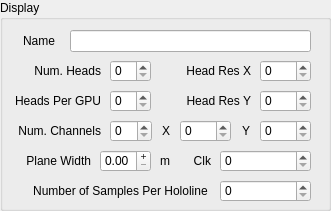
     <widget class="QGroupBox" name="displaySettingsGroupBox">
      <property name="geometry">
       <rect>
        <x>290</x>
        <y>150</y>
        <width>331</width>
        <height>211</height>
       </rect>
      </property>
      <property name="title">
       <string>Display</string>
      </property>
      <widget class="QLineEdit" name="friendlyNameLineEdit">
       <property name="geometry">
        <rect>
         <x>70</x>
         <y>30</y>
         <width>241</width>
         <height>22</height>
        </rect>
       </property>
       <property name="toolTip">
        <string>&lt;html&gt;&lt;head/&gt;&lt;body&gt;&lt;p&gt;Sets the friendly name of the display&lt;/p&gt;&lt;/body&gt;&lt;/html&gt;</string>
       </property>
       <property name="text">
        <string/>
       </property>
       <property name="alignment">
        <set>Qt::AlignCenter</set>
       </property>
      </widget>
      <widget class="QLabel" name="displayNameLabel">
       <property name="geometry">
        <rect>
         <x>14</x>
         <y>30</y>
         <width>41</width>
         <height>21</height>
        </rect>
       </property>
       <property name="text">
        <string>Name</string>
       </property>
       <property name="alignment">
        <set>Qt::AlignRight|Qt::AlignTrailing|Qt::AlignVCenter</set>
       </property>
      </widget>
      <widget class="QLabel" name="numHeadsLabel">
       <property name="geometry">
        <rect>
         <x>10</x>
         <y>60</y>
         <width>91</width>
         <height>21</height>
        </rect>
       </property>
       <property name="text">
        <string>Num. Heads</string>
       </property>
       <property name="alignment">
        <set>Qt::AlignRight|Qt::AlignTrailing|Qt::AlignVCenter</set>
       </property>
      </widget>
      <widget class="QLabel" name="headsPerGPULabel">
       <property name="geometry">
        <rect>
         <x>10</x>
         <y>90</y>
         <width>91</width>
         <height>21</height>
        </rect>
       </property>
       <property name="text">
        <string>Heads Per GPU</string>
       </property>
       <property name="alignment">
        <set>Qt::AlignRight|Qt::AlignTrailing|Qt::AlignVCenter</set>
       </property>
      </widget>
      <widget class="QLabel" name="headResXLabel">
       <property name="geometry">
        <rect>
         <x>180</x>
         <y>60</y>
         <width>71</width>
         <height>21</height>
        </rect>
       </property>
       <property name="text">
        <string>Head Res X</string>
       </property>
       <property name="alignment">
        <set>Qt::AlignRight|Qt::AlignTrailing|Qt::AlignVCenter</set>
       </property>
      </widget>
      <widget class="QLabel" name="headResYLabel">
       <property name="geometry">
        <rect>
         <x>180</x>
         <y>90</y>
         <width>71</width>
         <height>21</height>
        </rect>
       </property>
       <property name="text">
        <string>Head Res Y</string>
       </property>
       <property name="alignment">
        <set>Qt::AlignRight|Qt::AlignTrailing|Qt::AlignVCenter</set>
       </property>
      </widget>
      <widget class="QLabel" name="numChannelsLabel">
       <property name="geometry">
        <rect>
         <x>10</x>
         <y>120</y>
         <width>91</width>
         <height>21</height>
        </rect>
       </property>
       <property name="text">
        <string>Num. Channels</string>
       </property>
       <property name="alignment">
        <set>Qt::AlignRight|Qt::AlignTrailing|Qt::AlignVCenter</set>
       </property>
      </widget>
      <widget class="QLabel" name="headResSpecLabel">
       <property name="geometry">
        <rect>
         <x>150</x>
         <y>120</y>
         <width>20</width>
         <height>21</height>
        </rect>
       </property>
       <property name="text">
        <string>X</string>
       </property>
       <property name="alignment">
        <set>Qt::AlignRight|Qt::AlignTrailing|Qt::AlignVCenter</set>
       </property>
      </widget>
      <widget class="QLabel" name="headResYSpecLabel">
       <property name="geometry">
        <rect>
         <x>230</x>
         <y>120</y>
         <width>20</width>
         <height>21</height>
        </rect>
       </property>
       <property name="text">
        <string>Y</string>
       </property>
       <property name="alignment">
        <set>Qt::AlignRight|Qt::AlignTrailing|Qt::AlignVCenter</set>
       </property>
      </widget>
      <widget class="QLabel" name="numSamplesPerHololineLabel">
       <property name="geometry">
        <rect>
         <x>10</x>
         <y>180</y>
         <width>201</width>
         <height>21</height>
        </rect>
       </property>
       <property name="text">
        <string>Number of Samples Per Hololine </string>
       </property>
       <property name="alignment">
        <set>Qt::AlignRight|Qt::AlignTrailing|Qt::AlignVCenter</set>
       </property>
      </widget>
      <widget class="QLabel" name="clockRateLabel">
       <property name="geometry">
        <rect>
         <x>190</x>
         <y>150</y>
         <width>21</width>
         <height>21</height>
        </rect>
       </property>
       <property name="text">
        <string>Clk</string>
       </property>
       <property name="alignment">
        <set>Qt::AlignRight|Qt::AlignTrailing|Qt::AlignVCenter</set>
       </property>
      </widget>
      <widget class="QLabel" name="planeWidthLabel">
       <property name="geometry">
        <rect>
         <x>20</x>
         <y>150</y>
         <width>71</width>
         <height>21</height>
        </rect>
       </property>
       <property name="text">
        <string>Plane Width</string>
       </property>
       <property name="alignment">
        <set>Qt::AlignRight|Qt::AlignTrailing|Qt::AlignVCenter</set>
       </property>
      </widget>
      <widget class="QDoubleSpinBox" name="planeWidthDoubleSpinBox">
       <property name="geometry">
        <rect>
         <x>100</x>
         <y>150</y>
         <width>51</width>
         <height>22</height>
        </rect>
       </property>
       <property name="toolTip">
        <string>&lt;html&gt;&lt;head/&gt;&lt;body&gt;&lt;p&gt;Sets the physical width dimension of the hologram plane, in meters&lt;/p&gt;&lt;/body&gt;&lt;/html&gt;</string>
       </property>
       <property name="buttonSymbols">
        <enum>QAbstractSpinBox::PlusMinus</enum>
       </property>
       <property name="maximum">
        <double>0.500000000000000</double>
       </property>
       <property name="singleStep">
        <double>0.010000000000000</double>
       </property>
      </widget>
      <widget class="QLabel" name="planeWidthUnitsLabel">
       <property name="geometry">
        <rect>
         <x>160</x>
         <y>150</y>
         <width>16</width>
         <height>21</height>
        </rect>
       </property>
       <property name="text">
        <string>m</string>
       </property>
       <property name="alignment">
        <set>Qt::AlignLeading|Qt::AlignLeft|Qt::AlignVCenter</set>
       </property>
      </widget>
      <widget class="QSpinBox" name="clockRateSpinBox">
       <property name="geometry">
        <rect>
         <x>220</x>
         <y>150</y>
         <width>91</width>
         <height>22</height>
        </rect>
       </property>
       <property name="toolTip">
        <string>&lt;html&gt;&lt;head/&gt;&lt;body&gt;&lt;p&gt;Sets the pixel clockrate&lt;/p&gt;&lt;/body&gt;&lt;/html&gt;</string>
       </property>
       <property name="maximum">
        <number>999999999</number>
       </property>
      </widget>
      <widget class="QSpinBox" name="numHeadsSpinBox">
       <property name="geometry">
        <rect>
         <x>110</x>
         <y>60</y>
         <width>41</width>
         <height>22</height>
        </rect>
       </property>
       <property name="toolTip">
        <string>&lt;html&gt;&lt;head/&gt;&lt;body&gt;&lt;p&gt;Sets the number of heads total (counting all active VGA/DVI/DisplayPort ports)&lt;/p&gt;&lt;/body&gt;&lt;/html&gt;</string>
       </property>
      </widget>
      <widget class="QSpinBox" name="numHeadsPerGPUSpinBox">
       <property name="geometry">
        <rect>
         <x>110</x>
         <y>90</y>
         <width>41</width>
         <height>22</height>
        </rect>
       </property>
       <property name="toolTip">
        <string>&lt;html&gt;&lt;head/&gt;&lt;body&gt;&lt;p&gt;Sets the number of active heads per GPU&lt;/p&gt;&lt;/body&gt;&lt;/html&gt;</string>
       </property>
      </widget>
      <widget class="QSpinBox" name="numAOMChannelsSpinBox">
       <property name="geometry">
        <rect>
         <x>110</x>
         <y>120</y>
         <width>42</width>
         <height>22</height>
        </rect>
       </property>
       <property name="toolTip">
        <string>&lt;html&gt;&lt;head/&gt;&lt;body&gt;&lt;p&gt;Sets the number of channels on the AOM device&lt;/p&gt;&lt;/body&gt;&lt;/html&gt;</string>
       </property>
      </widget>
      <widget class="QSpinBox" name="xHeadResSpinBox">
       <property name="geometry">
        <rect>
         <x>260</x>
         <y>60</y>
         <width>51</width>
         <height>22</height>
        </rect>
       </property>
       <property name="toolTip">
        <string>&lt;html&gt;&lt;head/&gt;&lt;body&gt;&lt;p&gt;Sets the head resolution in X dimension, as reported by the OS&lt;/p&gt;&lt;/body&gt;&lt;/html&gt;</string>
       </property>
       <property name="maximum">
        <number>16384</number>
       </property>
       <property name="value">
        <number>0</number>
       </property>
      </widget>
      <widget class="QSpinBox" name="yHeadResSpinBox">
       <property name="geometry">
        <rect>
         <x>260</x>
         <y>90</y>
         <width>51</width>
         <height>22</height>
        </rect>
       </property>
       <property name="toolTip">
        <string>&lt;html&gt;&lt;head/&gt;&lt;body&gt;&lt;p&gt;Sets the head resolution in Y dimension, as reported by the OS&lt;/p&gt;&lt;/body&gt;&lt;/html&gt;</string>
       </property>
       <property name="maximum">
        <number>16384</number>
       </property>
      </widget>
      <widget class="QSpinBox" name="xHeadResSpecSpinBox">
       <property name="geometry">
        <rect>
         <x>180</x>
         <y>120</y>
         <width>51</width>
         <height>22</height>
        </rect>
       </property>
       <property name="toolTip">
        <string>&lt;html&gt;&lt;head/&gt;&lt;body&gt;&lt;p&gt;Sets the head resolution in X dimension, as defined in the display architecture spec&lt;/p&gt;&lt;/body&gt;&lt;/html&gt;</string>
       </property>
       <property name="maximum">
        <number>16384</number>
       </property>
       <property name="value">
        <number>0</number>
       </property>
      </widget>
      <widget class="QSpinBox" name="yHeadResSpecSpinBox">
       <property name="geometry">
        <rect>
         <x>260</x>
         <y>120</y>
         <width>51</width>
         <height>22</height>
        </rect>
       </property>
       <property name="toolTip">
        <string>&lt;html&gt;&lt;head/&gt;&lt;body&gt;&lt;p&gt;Sets the head resolution in Y dimension, as defined in the display architecture spec&lt;/p&gt;&lt;/body&gt;&lt;/html&gt;</string>
       </property>
       <property name="maximum">
        <number>16384</number>
       </property>
      </widget>
      <widget class="QSpinBox" name="numSamplesPerHololineSpinBox">
       <property name="geometry">
        <rect>
         <x>220</x>
         <y>180</y>
         <width>91</width>
         <height>22</height>
        </rect>
       </property>
       <property name="toolTip">
        <string>&lt;html&gt;&lt;head/&gt;&lt;body&gt;&lt;p&gt;Sets the number of samples in one hololine (num. wafels per scanline * num samples per wafel)&lt;/p&gt;&lt;/body&gt;&lt;/html&gt;</string>
       </property>
       <property name="maximum">
        <number>999999999</number>
       </property>
       <property name="value">
        <number>0</number>
       </property>
      </widget>
     </widget>
